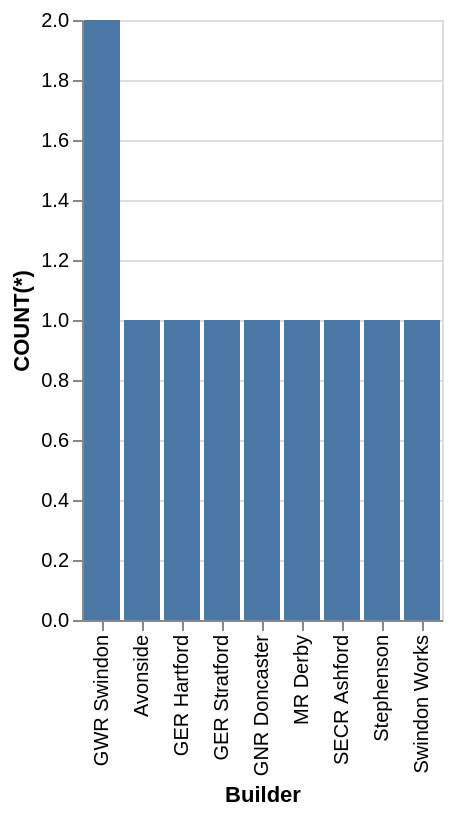

Write the Vega-Lite specification saved for this chart.
### Vega-Lite specification from a JSON file in a GitHub repository (floating-point values rounded to 4 significant figures)
{"data": {"values": [{"x_data": "Avonside", "y_data": 1}, {"x_data": "GER Hartford", "y_data": 1}, {"x_data": "GER Stratford", "y_data": 1}, {"x_data": "GNR Doncaster", "y_data": 1}, {"x_data": "GWR Swindon", "y_data": 2}, {"x_data": "MR Derby", "y_data": 1}, {"x_data": "SECR Ashford", "y_data": 1}, {"x_data": "Stephenson", "y_data": 1}, {"x_data": "Swindon Works", "y_data": 1}]}, "mark": "bar", "encoding": {"x": {"field": "x_data", "type": "nominal", "title": "Builder", "sort": {"op": "sum", "field": "y_data", "order": "descending"}}, "y": {"field": "y_data", "type": "quantitative", "title": "COUNT(*)"}}}
